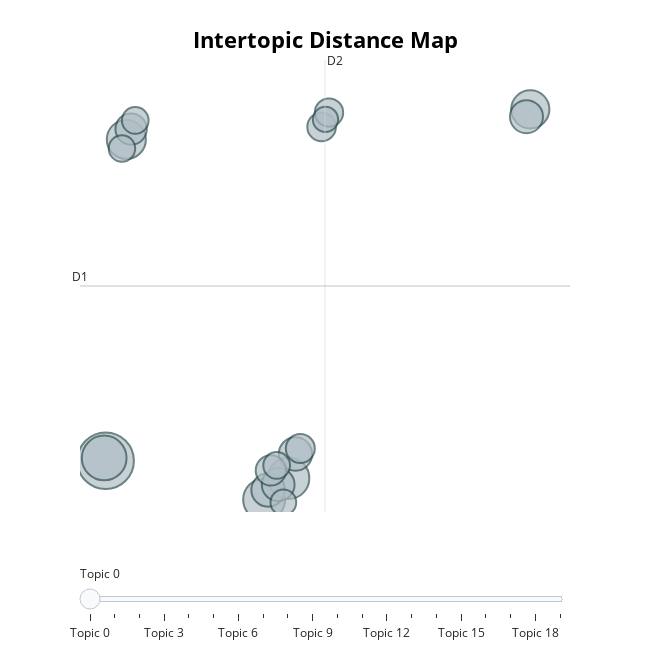

The cell this chart's notebook holds for it:
### Code cell
my_model.visualize_topics()

### Figure 1 — Plotly figure (JSON) as saved in the notebook; plotly's stock layout.template omitted (floating-point values rounded to 4 significant figures)
{"data": [{"customdata": [[-8.731, -0.6297, 0, "app | good | easy | service | love", 846], [-8.808, -0.5505, 1, "drivers | cars | clean | great | good", 529], [-0.07121, -1.72, 2, "service | drivers | customer | excellent | services", 466], [1.263, -1.118, 3, "ride | rides | enjoyed | enjoy | good", 453], [-7.598, 8.399, 4, "prices | discounts | price | good | great", 403], [14.46, 9.244, 5, "bolt | was | driver | with | have", 386], [0.143, -1.448, 6, "bolt | experience | always | awesome | good", 296], [1.636, -0.4401, 7, "affordable | good | nice | efficient | great", 295], [14.25, 9.037, 8, "taxify | taxi | that | my | uber", 288], [0.6942, -1.299, 9, "friendly | drivers | good | nice | loving", 283], [-7.338, 8.69, 10, "time | minutes | waiting | wait | arrival", 260], [0.2954, -0.8986, 11, "enjoy | rides | ride | enjoying | drivers", 243], [1.903, -0.283, 12, "efficient | reliable | service | good | great", 222], [3.065, 8.75, 13, "card | code | sms | cant | number", 216], [3.469, 9.155, 14, "easy | safe | update | app | convenient", 212], [0.6114, -0.7584, 15, "driver | nice | awesome | great | wonderful", 189], [-7.112, 8.933, 16, "map | gps | location | maps | accurate", 188], [-7.838, 8.145, 17, "uber | better | cheaper | more | prices", 185], [0.9761, -1.798, 18, "transport | transportation | app | easy | trips", 174], [3.277, 8.962, 19, "promo | promos | code | promotions | codes", 168]], "hovertemplate": "<b>Topic %{customdata[2]}</b><br>Words: %{customdata[3]}<br>Size: %{customdata[4]}", "legendgroup": "", "marker": {"color": "#B0BEC5", "line": {"color": "DarkSlateGrey", "width": 2}, "size": [846, 529, 466, 453, 403, 386, 296, 295, 288, 283, 260, 243, 222, 216, 212, 189, 188, 185, 174, 168], "sizemode": "area", "sizeref": 0.5288, "symbol": "circle"}, "mode": "markers", "name": "", "orientation": "v", "showlegend": false, "type": "scatter", "x": [-8.731, -8.808, -0.07121, 1.263, -7.598, 14.46, 0.143, 1.636, 14.25, 0.6942, -7.338, 0.2954, 1.903, 3.065, 3.469, 0.6114, -7.112, -7.838, 0.9761, 3.277], "xaxis": "x", "y": [-0.6297, -0.5505, -1.72, -1.118, 8.399, 9.244, -1.448, -0.4401, 9.037, -1.299, 8.69, -0.8986, -0.283, 8.75, 9.155, -0.7584, 8.933, 8.145, -1.798, 8.962], "yaxis": "y"}], "layout": {"annotations": [{"showarrow": false, "text": "D1", "x": -10.13, "y": 4.281, "yshift": 10}, {"showarrow": false, "text": "D2", "x": 3.251, "xshift": 10, "y": 10.63}], "height": 650, "hoverlabel": {"bgcolor": "white", "font": {"family": "Rockwell", "size": 16}}, "legend": {"itemsizing": "constant", "tracegroupgap": 0}, "margin": {"t": 60}, "shapes": [{"line": {"color": "#CFD8DC", "width": 2}, "type": "line", "x0": 3.251, "x1": 3.251, "y0": -2.068, "y1": 10.63}, {"line": {"color": "#9E9E9E", "width": 2}, "type": "line", "x0": -10.13, "x1": 16.63, "y0": 4.281, "y1": 4.281}], "sliders": [{"active": 0, "pad": {"t": 50}, "steps": [{"args": [{"marker.color": [["red", "#B0BEC5", "#B0BEC5", "#B0BEC5", "#B0BEC5", "#B0BEC5", "#B0BEC5", "#B0BEC5", "#B0BEC5", "#B0BEC5", "#B0BEC5", "#B0BEC5", "#B0BEC5", "#B0BEC5", "#B0BEC5", "#B0BEC5", "#B0BEC5", "#B0BEC5", "#B0BEC5", "#B0BEC5"]]}], "label": "Topic 0", "method": "update"}, {"args": [{"marker.color": [["#B0BEC5", "red", "#B0BEC5", "#B0BEC5", "#B0BEC5", "#B0BEC5", "#B0BEC5", "#B0BEC5", "#B0BEC5", "#B0BEC5", "#B0BEC5", "#B0BEC5", "#B0BEC5", "#B0BEC5", "#B0BEC5", "#B0BEC5", "#B0BEC5", "#B0BEC5", "#B0BEC5", "#B0BEC5"]]}], "label": "Topic 1", "method": "update"}, {"args": [{"marker.color": [["#B0BEC5", "#B0BEC5", "red", "#B0BEC5", "#B0BEC5", "#B0BEC5", "#B0BEC5", "#B0BEC5", "#B0BEC5", "#B0BEC5", "#B0BEC5", "#B0BEC5", "#B0BEC5", "#B0BEC5", "#B0BEC5", "#B0BEC5", "#B0BEC5", "#B0BEC5", "#B0BEC5", "#B0BEC5"]]}], "label": "Topic 2", "method": "update"}, {"args": [{"marker.color": [["#B0BEC5", "#B0BEC5", "#B0BEC5", "red", "#B0BEC5", "#B0BEC5", "#B0BEC5", "#B0BEC5", "#B0BEC5", "#B0BEC5", "#B0BEC5", "#B0BEC5", "#B0BEC5", "#B0BEC5", "#B0BEC5", "#B0BEC5", "#B0BEC5", "#B0BEC5", "#B0BEC5", "#B0BEC5"]]}], "label": "Topic 3", "method": "update"}, {"args": [{"marker.color": [["#B0BEC5", "#B0BEC5", "#B0BEC5", "#B0BEC5", "red", "#B0BEC5", "#B0BEC5", "#B0BEC5", "#B0BEC5", "#B0BEC5", "#B0BEC5", "#B0BEC5", "#B0BEC5", "#B0BEC5", "#B0BEC5", "#B0BEC5", "#B0BEC5", "#B0BEC5", "#B0BEC5", "#B0BEC5"]]}], "label": "Topic 4", "method": "update"}, {"args": [{"marker.color": [["#B0BEC5", "#B0BEC5", "#B0BEC5", "#B0BEC5", "#B0BEC5", "red", "#B0BEC5", "#B0BEC5", "#B0BEC5", "#B0BEC5", "#B0BEC5", "#B0BEC5", "#B0BEC5", "#B0BEC5", "#B0BEC5", "#B0BEC5", "#B0BEC5", "#B0BEC5", "#B0BEC5", "#B0BEC5"]]}], "label": "Topic 5", "method": "update"}, {"args": [{"marker.color": [["#B0BEC5", "#B0BEC5", "#B0BEC5", "#B0BEC5", "#B0BEC5", "#B0BEC5", "red", "#B0BEC5", "#B0BEC5", "#B0BEC5", "#B0BEC5", "#B0BEC5", "#B0BEC5", "#B0BEC5", "#B0BEC5", "#B0BEC5", "#B0BEC5", "#B0BEC5", "#B0BEC5", "#B0BEC5"]]}], "label": "Topic 6", "method": "update"}, {"args": [{"marker.color": [["#B0BEC5", "#B0BEC5", "#B0BEC5", "#B0BEC5", "#B0BEC5", "#B0BEC5", "#B0BEC5", "red", "#B0BEC5", "#B0BEC5", "#B0BEC5", "#B0BEC5", "#B0BEC5", "#B0BEC5", "#B0BEC5", "#B0BEC5", "#B0BEC5", "#B0BEC5", "#B0BEC5", "#B0BEC5"]]}], "label": "Topic 7", "method": "update"}, {"args": [{"marker.color": [["#B0BEC5", "#B0BEC5", "#B0BEC5", "#B0BEC5", "#B0BEC5", "#B0BEC5", "#B0BEC5", "#B0BEC5", "red", "#B0BEC5", "#B0BEC5", "#B0BEC5", "#B0BEC5", "#B0BEC5", "#B0BEC5", "#B0BEC5", "#B0BEC5", "#B0BEC5", "#B0BEC5", "#B0BEC5"]]}], "label": "Topic 8", "method": "update"}, {"args": [{"marker.color": [["#B0BEC5", "#B0BEC5", "#B0BEC5", "#B0BEC5", "#B0BEC5", "#B0BEC5", "#B0BEC5", "#B0BEC5", "#B0BEC5", "red", "#B0BEC5", "#B0BEC5", "#B0BEC5", "#B0BEC5", "#B0BEC5", "#B0BEC5", "#B0BEC5", "#B0BEC5", "#B0BEC5", "#B0BEC5"]]}], "label": "Topic 9", "method": "update"}, {"args": [{"marker.color": [["#B0BEC5", "#B0BEC5", "#B0BEC5", "#B0BEC5", "#B0BEC5", "#B0BEC5", "#B0BEC5", "#B0BEC5", "#B0BEC5", "#B0BEC5", "red", "#B0BEC5", "#B0BEC5", "#B0BEC5", "#B0BEC5", "#B0BEC5", "#B0BEC5", "#B0BEC5", "#B0BEC5", "#B0BEC5"]]}], "label": "Topic 10", "method": "update"}, {"args": [{"marker.color": [["#B0BEC5", "#B0BEC5", "#B0BEC5", "#B0BEC5", "#B0BEC5", "#B0BEC5", "#B0BEC5", "#B0BEC5", "#B0BEC5", "#B0BEC5", "#B0BEC5", "red", "#B0BEC5", "#B0BEC5", "#B0BEC5", "#B0BEC5", "#B0BEC5", "#B0BEC5", "#B0BEC5", "#B0BEC5"]]}], "label": "Topic 11", "method": "update"}, {"args": [{"marker.color": [["#B0BEC5", "#B0BEC5", "#B0BEC5", "#B0BEC5", "#B0BEC5", "#B0BEC5", "#B0BEC5", "#B0BEC5", "#B0BEC5", "#B0BEC5", "#B0BEC5", "#B0BEC5", "red", "#B0BEC5", "#B0BEC5", "#B0BEC5", "#B0BEC5", "#B0BEC5", "#B0BEC5", "#B0BEC5"]]}], "label": "Topic 12", "method": "update"}, {"args": [{"marker.color": [["#B0BEC5", "#B0BEC5", "#B0BEC5", "#B0BEC5", "#B0BEC5", "#B0BEC5", "#B0BEC5", "#B0BEC5", "#B0BEC5", "#B0BEC5", "#B0BEC5", "#B0BEC5", "#B0BEC5", "red", "#B0BEC5", "#B0BEC5", "#B0BEC5", "#B0BEC5", "#B0BEC5", "#B0BEC5"]]}], "label": "Topic 13", "method": "update"}, {"args": [{"marker.color": [["#B0BEC5", "#B0BEC5", "#B0BEC5", "#B0BEC5", "#B0BEC5", "#B0BEC5", "#B0BEC5", "#B0BEC5", "#B0BEC5", "#B0BEC5", "#B0BEC5", "#B0BEC5", "#B0BEC5", "#B0BEC5", "red", "#B0BEC5", "#B0BEC5", "#B0BEC5", "#B0BEC5", "#B0BEC5"]]}], "label": "Topic 14", "method": "update"}, {"args": [{"marker.color": [["#B0BEC5", "#B0BEC5", "#B0BEC5", "#B0BEC5", "#B0BEC5", "#B0BEC5", "#B0BEC5", "#B0BEC5", "#B0BEC5", "#B0BEC5", "#B0BEC5", "#B0BEC5", "#B0BEC5", "#B0BEC5", "#B0BEC5", "red", "#B0BEC5", "#B0BEC5", "#B0BEC5", "#B0BEC5"]]}], "label": "Topic 15", "method": "update"}, {"args": [{"marker.color": [["#B0BEC5", "#B0BEC5", "#B0BEC5", "#B0BEC5", "#B0BEC5", "#B0BEC5", "#B0BEC5", "#B0BEC5", "#B0BEC5", "#B0BEC5", "#B0BEC5", "#B0BEC5", "#B0BEC5", "#B0BEC5", "#B0BEC5", "#B0BEC5", "red", "#B0BEC5", "#B0BEC5", "#B0BEC5"]]}], "label": "Topic 16", "method": "update"}, {"args": [{"marker.color": [["#B0BEC5", "#B0BEC5", "#B0BEC5", "#B0BEC5", "#B0BEC5", "#B0BEC5", "#B0BEC5", "#B0BEC5", "#B0BEC5", "#B0BEC5", "#B0BEC5", "#B0BEC5", "#B0BEC5", "#B0BEC5", "#B0BEC5", "#B0BEC5", "#B0BEC5", "red", "#B0BEC5", "#B0BEC5"]]}], "label": "Topic 17", "method": "update"}, {"args": [{"marker.color": [["#B0BEC5", "#B0BEC5", "#B0BEC5", "#B0BEC5", "#B0BEC5", "#B0BEC5", "#B0BEC5", "#B0BEC5", "#B0BEC5", "#B0BEC5", "#B0BEC5", "#B0BEC5", "#B0BEC5", "#B0BEC5", "#B0BEC5", "#B0BEC5", "#B0BEC5", "#B0BEC5", "red", "#B0BEC5"]]}], "label": "Topic 18", "method": "update"}, {"args": [{"marker.color": [["#B0BEC5", "#B0BEC5", "#B0BEC5", "#B0BEC5", "#B0BEC5", "#B0BEC5", "#B0BEC5", "#B0BEC5", "#B0BEC5", "#B0BEC5", "#B0BEC5", "#B0BEC5", "#B0BEC5", "#B0BEC5", "#B0BEC5", "#B0BEC5", "#B0BEC5", "#B0BEC5", "#B0BEC5", "red"]]}], "label": "Topic 19", "method": "update"}]}], "title": {"font": {"color": "Black", "size": 22}, "text": "<b>Intertopic Distance Map", "x": 0.5, "xanchor": "center", "y": 0.95, "yanchor": "top"}, "width": 650, "xaxis": {"anchor": "y", "domain": [0, 1], "range": [-10.13, 16.63], "title": {"text": ""}, "visible": false}, "yaxis": {"anchor": "x", "domain": [0, 1], "range": [-2.068, 10.63], "title": {"text": ""}, "visible": false}}}
